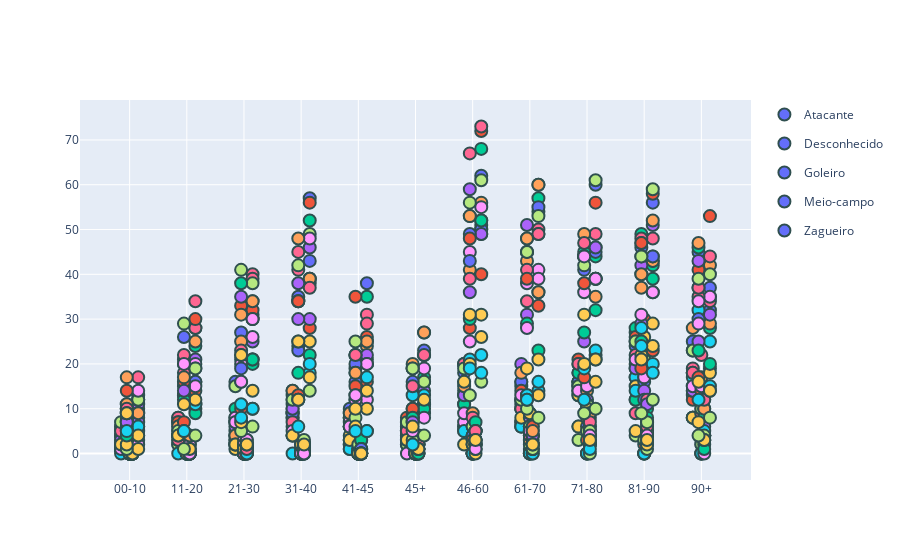

The cell this chart's notebook holds for it:
### Code cell
# Source - https://stackoverflow.com/a
# Posted by Derek O
# Retrieved 2025-11-24, License - CC BY-SA 4.0

import pandas as pd
import plotly.graph_objects as go

cards_df = pd.read_csv("../../data/processed/analise_cartoes.csv")

# Define the order of the categories for 'tempo_jogo'
tempo_order = ['00-10', '11-20', '21-30', '31-40', '41-45', '45+', '46-60', '61-70', '71-80', '81-90', '90+']

# Convert 'tempo_jogo' to a categorical variable with the defined order
cards_df['tempo_jogo'] = pd.Categorical(cards_df['tempo_jogo'], categories=tempo_order, ordered=True)

# Filter the dataset for specific teams
times = ["Fortaleza", "Botafogo-RJ", "Corinthians", "Palmeiras", "Flamengo", "Sao Paulo", "Internacional",
         "Atletico-MG", "Cruzeiro", "Gremio", "Vasco", "Bahia", "Fluminense",
         "Athletico-PR", "Vitoria", "Cuiaba", "Atletico-GO", "Criciuma", "Juventude", "Bragantino"]
df = cards_df[cards_df['clube'].isin(times)]

time = {'00-10':1, '11-20':2, '21-30':3, '31-40':4, '41-45':5, '45+':6, '46-60':7, '61-70':8, '71-80':9, '81-90':10, '90+':11}
jitter = {'Atacante': -0.15, 'Zagueiro': -0.05, 'Desconhecido':0,'Goleiro': 0.05, 'Meio-campo': 0.15}

fig = go.Figure()
## position 1 of each row is Person... position 4 is the Energy value
s = df.posicao.shift() != df.posicao
name_changes = s[s].index.values
for row in df.itertuples():
    if row[0] in name_changes:
        fig.add_trace(go.Scatter(
            x=[time[row[2]] + jitter[row[1]]],
            y=[row[4]],
            legendgroup=row[1],
            name=row[1],
            mode='markers',
            marker_color=jitter[row[1]],
            showlegend=True
        ))
    else:
        fig.add_trace(go.Scatter(
            x=[time[row[2]] + jitter[row[1]]],
            y=[row[4]],
            legendgroup=row[1],
            name=row[1],
            mode='markers',
            marker_color=jitter[row[1]],
            showlegend=False
        ))

fig.update_traces(marker=dict(size=12,line=dict(width=2,color='DarkSlateGrey')))
fig.update_layout(
    xaxis=dict(
        tickmode='array',
        tickvals=list(time.values()),
        ticktext=list(time.keys())
    )
)
fig.show()
